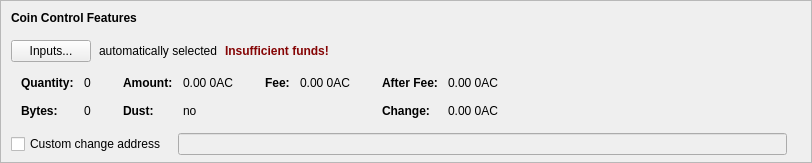
    <widget class="QFrame" name="frameCoinControl">
     <property name="sizePolicy">
      <sizepolicy hsizetype="Expanding" vsizetype="Expanding">
       <horstretch>0</horstretch>
       <verstretch>0</verstretch>
      </sizepolicy>
     </property>
     <property name="maximumSize">
      <size>
       <width>16777215</width>
       <height>16777215</height>
      </size>
     </property>
     <property name="frameShape">
      <enum>QFrame::StyledPanel</enum>
     </property>
     <property name="frameShadow">
      <enum>QFrame::Sunken</enum>
     </property>
     <layout class="QVBoxLayout" name="verticalLayoutCoinControl2">
      <property name="spacing">
       <number>0</number>
      </property>
      <property name="leftMargin">
       <number>0</number>
      </property>
      <property name="topMargin">
       <number>0</number>
      </property>
      <property name="rightMargin">
       <number>0</number>
      </property>
      <property name="bottomMargin">
       <number>6</number>
      </property>
      <item>
       <layout class="QVBoxLayout" name="verticalLayoutCoinControl" stretch="0,0,0,0,1">
        <property name="spacing">
         <number>0</number>
        </property>
        <property name="leftMargin">
         <number>10</number>
        </property>
        <property name="topMargin">
         <number>10</number>
        </property>
        <item>
         <layout class="QHBoxLayout" name="horizontalLayoutCoinControl1">
          <property name="bottomMargin">
           <number>15</number>
          </property>
          <item>
           <widget class="QLabel" name="labelCoinControlFeatures">
            <property name="sizePolicy">
             <sizepolicy hsizetype="Preferred" vsizetype="Maximum">
              <horstretch>0</horstretch>
              <verstretch>0</verstretch>
             </sizepolicy>
            </property>
            <property name="font">
             <font>
              <weight>75</weight>
              <bold>true</bold>
             </font>
            </property>
            <property name="styleSheet">
             <string notr="true">font-weight:bold;</string>
            </property>
            <property name="text">
             <string>Coin Control Features</string>
            </property>
           </widget>
          </item>
         </layout>
        </item>
        <item>
         <layout class="QHBoxLayout" name="horizontalLayoutCoinControl2" stretch="0,0,0,0">
          <property name="spacing">
           <number>8</number>
          </property>
          <property name="bottomMargin">
           <number>10</number>
          </property>
          <item>
           <widget class="QPushButton" name="pushButtonCoinControl">
            <property name="styleSheet">
             <string notr="true"/>
            </property>
            <property name="text">
             <string>Inputs...</string>
            </property>
            <property name="autoDefault">
             <bool>false</bool>
            </property>
           </widget>
          </item>
          <item>
           <widget class="QLabel" name="labelCoinControlAutomaticallySelected">
            <property name="text">
             <string>automatically selected</string>
            </property>
            <property name="margin">
             <number>5</number>
            </property>
           </widget>
          </item>
          <item>
           <widget class="QLabel" name="labelCoinControlInsuffFunds">
            <property name="font">
             <font>
              <weight>75</weight>
              <bold>true</bold>
             </font>
            </property>
            <property name="styleSheet">
             <string notr="true">color:#850505;font-weight:bold;</string>
            </property>
            <property name="text">
             <string>Insufficient funds!</string>
            </property>
            <property name="margin">
             <number>5</number>
            </property>
           </widget>
          </item>
          <item>
           <spacer name="horizontalSpacerCoinControl">
            <property name="orientation">
             <enum>Qt::Horizontal</enum>
            </property>
            <property name="sizeHint" stdset="0">
             <size>
              <width>40</width>
              <height>1</height>
             </size>
            </property>
           </spacer>
          </item>
         </layout>
        </item>
        <item>
         <widget class="QWidget" name="widgetCoinControl" native="true">
          <property name="sizePolicy">
           <sizepolicy hsizetype="Preferred" vsizetype="Preferred">
            <horstretch>0</horstretch>
            <verstretch>0</verstretch>
           </sizepolicy>
          </property>
          <property name="minimumSize">
           <size>
            <width>0</width>
            <height>0</height>
           </size>
          </property>
          <property name="styleSheet">
           <string notr="true"/>
          </property>
          <layout class="QHBoxLayout" name="horizontalLayoutCoinControl5">
           <property name="leftMargin">
            <number>0</number>
           </property>
           <property name="topMargin">
            <number>0</number>
           </property>
           <property name="rightMargin">
            <number>0</number>
           </property>
           <property name="bottomMargin">
            <number>0</number>
           </property>
           <item>
            <layout class="QHBoxLayout" name="horizontalLayoutCoinControl3" stretch="0,0,0,1">
             <property name="spacing">
              <number>20</number>
             </property>
             <property name="topMargin">
              <number>0</number>
             </property>
             <property name="bottomMargin">
              <number>10</number>
             </property>
             <item>
              <layout class="QFormLayout" name="formLayoutCoinControl1">
               <property name="horizontalSpacing">
                <number>10</number>
               </property>
               <property name="verticalSpacing">
                <number>14</number>
               </property>
               <property name="leftMargin">
                <number>10</number>
               </property>
               <property name="topMargin">
                <number>4</number>
               </property>
               <property name="rightMargin">
                <number>6</number>
               </property>
               <item row="0" column="0">
                <widget class="QLabel" name="labelCoinControlQuantityText">
                 <property name="font">
                  <font>
                   <weight>75</weight>
                   <bold>true</bold>
                  </font>
                 </property>
                 <property name="text">
                  <string>Quantity:</string>
                 </property>
                 <property name="margin">
                  <number>0</number>
                 </property>
                </widget>
               </item>
               <item row="0" column="1">
                <widget class="QLabel" name="labelCoinControlQuantity">
                 <property name="cursor">
                  <cursorShape>IBeamCursor</cursorShape>
                 </property>
                 <property name="contextMenuPolicy">
                  <enum>Qt::ActionsContextMenu</enum>
                 </property>
                 <property name="text">
                  <string notr="true">0</string>
                 </property>
                 <property name="margin">
                  <number>0</number>
                 </property>
                 <property name="textInteractionFlags">
                  <set>Qt::LinksAccessibleByMouse|Qt::TextSelectableByKeyboard|Qt::TextSelectableByMouse</set>
                 </property>
                </widget>
               </item>
               <item row="1" column="0">
                <widget class="QLabel" name="labelCoinControlBytesText">
                 <property name="font">
                  <font>
                   <weight>75</weight>
                   <bold>true</bold>
                  </font>
                 </property>
                 <property name="text">
                  <string>Bytes:</string>
                 </property>
                </widget>
               </item>
               <item row="1" column="1">
                <widget class="QLabel" name="labelCoinControlBytes">
                 <property name="cursor">
                  <cursorShape>IBeamCursor</cursorShape>
                 </property>
                 <property name="contextMenuPolicy">
                  <enum>Qt::ActionsContextMenu</enum>
                 </property>
                 <property name="text">
                  <string notr="true">0</string>
                 </property>
                 <property name="textInteractionFlags">
                  <set>Qt::LinksAccessibleByMouse|Qt::TextSelectableByKeyboard|Qt::TextSelectableByMouse</set>
                 </property>
                </widget>
               </item>
              </layout>
             </item>
             <item>
              <layout class="QFormLayout" name="formLayoutCoinControl2">
               <property name="horizontalSpacing">
                <number>10</number>
               </property>
               <property name="verticalSpacing">
                <number>14</number>
               </property>
               <property name="leftMargin">
                <number>6</number>
               </property>
               <property name="topMargin">
                <number>4</number>
               </property>
               <property name="rightMargin">
                <number>6</number>
               </property>
               <item row="0" column="0">
                <widget class="QLabel" name="labelCoinControlAmountText">
                 <property name="font">
                  <font>
                   <weight>75</weight>
                   <bold>true</bold>
                  </font>
                 </property>
                 <property name="text">
                  <string>Amount:</string>
                 </property>
                 <property name="margin">
                  <number>0</number>
                 </property>
                </widget>
               </item>
               <item row="0" column="1">
                <widget class="QLabel" name="labelCoinControlAmount">
                 <property name="cursor">
                  <cursorShape>IBeamCursor</cursorShape>
                 </property>
                 <property name="contextMenuPolicy">
                  <enum>Qt::ActionsContextMenu</enum>
                 </property>
                 <property name="text">
                  <string notr="true">0.00 0AC</string>
                 </property>
                 <property name="textInteractionFlags">
                  <set>Qt::LinksAccessibleByMouse|Qt::TextSelectableByKeyboard|Qt::TextSelectableByMouse</set>
                 </property>
                </widget>
               </item>
               <item row="1" column="0">
                <widget class="QLabel" name="labelCoinControlLowOutputText">
                 <property name="font">
                  <font>
                   <weight>75</weight>
                   <bold>true</bold>
                  </font>
                 </property>
                 <property name="text">
                  <string>Dust:</string>
                 </property>
                </widget>
               </item>
               <item row="1" column="1">
                <widget class="QLabel" name="labelCoinControlLowOutput">
                 <property name="cursor">
                  <cursorShape>IBeamCursor</cursorShape>
                 </property>
                 <property name="contextMenuPolicy">
                  <enum>Qt::ActionsContextMenu</enum>
                 </property>
                 <property name="text">
                  <string notr="true">no</string>
                 </property>
                 <property name="textInteractionFlags">
                  <set>Qt::LinksAccessibleByMouse|Qt::TextSelectableByKeyboard|Qt::TextSelectableByMouse</set>
                 </property>
                </widget>
               </item>
              </layout>
             </item>
             <item>
              <layout class="QFormLayout" name="formLayoutCoinControl3">
               <property name="horizontalSpacing">
                <number>10</number>
               </property>
               <property name="verticalSpacing">
                <number>14</number>
               </property>
               <property name="leftMargin">
                <number>6</number>
               </property>
               <property name="topMargin">
                <number>4</number>
               </property>
               <property name="rightMargin">
                <number>6</number>
               </property>
               <item row="0" column="0">
                <widget class="QLabel" name="labelCoinControlFeeText">
                 <property name="font">
                  <font>
                   <weight>75</weight>
                   <bold>true</bold>
                  </font>
                 </property>
                 <property name="text">
                  <string>Fee:</string>
                 </property>
                 <property name="margin">
                  <number>0</number>
                 </property>
                </widget>
               </item>
               <item row="0" column="1">
                <widget class="QLabel" name="labelCoinControlFee">
                 <property name="cursor">
                  <cursorShape>IBeamCursor</cursorShape>
                 </property>
                 <property name="contextMenuPolicy">
                  <enum>Qt::ActionsContextMenu</enum>
                 </property>
                 <property name="text">
                  <string notr="true">0.00 0AC</string>
                 </property>
                 <property name="textInteractionFlags">
                  <set>Qt::LinksAccessibleByMouse|Qt::TextSelectableByKeyboard|Qt::TextSelectableByMouse</set>
                 </property>
                </widget>
               </item>
              </layout>
             </item>
             <item>
              <layout class="QFormLayout" name="formLayoutCoinControl4">
               <property name="horizontalSpacing">
                <number>10</number>
               </property>
               <property name="verticalSpacing">
                <number>14</number>
               </property>
               <property name="leftMargin">
                <number>6</number>
               </property>
               <property name="topMargin">
                <number>4</number>
               </property>
               <property name="rightMargin">
                <number>6</number>
               </property>
               <item row="0" column="0">
                <widget class="QLabel" name="labelCoinControlAfterFeeText">
                 <property name="font">
                  <font>
                   <weight>75</weight>
                   <bold>true</bold>
                  </font>
                 </property>
                 <property name="text">
                  <string>After Fee:</string>
                 </property>
                 <property name="margin">
                  <number>0</number>
                 </property>
                </widget>
               </item>
               <item row="0" column="1">
                <widget class="QLabel" name="labelCoinControlAfterFee">
                 <property name="cursor">
                  <cursorShape>IBeamCursor</cursorShape>
                 </property>
                 <property name="contextMenuPolicy">
                  <enum>Qt::ActionsContextMenu</enum>
                 </property>
                 <property name="text">
                  <string notr="true">0.00 0AC</string>
                 </property>
                 <property name="textInteractionFlags">
                  <set>Qt::LinksAccessibleByMouse|Qt::TextSelectableByKeyboard|Qt::TextSelectableByMouse</set>
                 </property>
                </widget>
               </item>
               <item row="1" column="0">
                <widget class="QLabel" name="labelCoinControlChangeText">
                 <property name="font">
                  <font>
                   <weight>75</weight>
                   <bold>true</bold>
                  </font>
                 </property>
                 <property name="text">
                  <string>Change:</string>
                 </property>
                </widget>
               </item>
               <item row="1" column="1">
                <widget class="QLabel" name="labelCoinControlChange">
                 <property name="cursor">
                  <cursorShape>IBeamCursor</cursorShape>
                 </property>
                 <property name="contextMenuPolicy">
                  <enum>Qt::ActionsContextMenu</enum>
                 </property>
                 <property name="text">
                  <string notr="true">0.00 0AC</string>
                 </property>
                 <property name="textInteractionFlags">
                  <set>Qt::LinksAccessibleByMouse|Qt::TextSelectableByKeyboard|Qt::TextSelectableByMouse</set>
                 </property>
                </widget>
               </item>
              </layout>
             </item>
            </layout>
           </item>
          </layout>
         </widget>
        </item>
        <item>
         <layout class="QHBoxLayout" name="horizontalLayoutCoinControl4" stretch="0,0,0">
          <property name="spacing">
           <number>12</number>
          </property>
          <property name="sizeConstraint">
           <enum>QLayout::SetDefaultConstraint</enum>
          </property>
          <property name="topMargin">
           <number>5</number>
          </property>
          <property name="rightMargin">
           <number>5</number>
          </property>
          <item>
           <widget class="QCheckBox" name="checkBoxCoinControlChange">
            <property name="toolTip">
             <string>If this is activated, but the change address is empty or invalid, change will be sent to a newly generated address.</string>
            </property>
            <property name="text">
             <string>Custom change address</string>
            </property>
           </widget>
          </item>
          <item>
           <widget class="QValidatedLineEdit" name="lineEditCoinControlChange">
            <property name="enabled">
             <bool>false</bool>
            </property>
            <property name="sizePolicy">
             <sizepolicy hsizetype="Expanding" vsizetype="Fixed">
              <horstretch>0</horstretch>
              <verstretch>0</verstretch>
             </sizepolicy>
            </property>
           </widget>
          </item>
          <item>
           <widget class="QLabel" name="labelCoinControlChangeLabel">
            <property name="sizePolicy">
             <sizepolicy hsizetype="Preferred" vsizetype="Expanding">
              <horstretch>0</horstretch>
              <verstretch>0</verstretch>
             </sizepolicy>
            </property>
            <property name="minimumSize">
             <size>
              <width>0</width>
              <height>0</height>
             </size>
            </property>
            <property name="text">
             <string/>
            </property>
            <property name="margin">
             <number>3</number>
            </property>
           </widget>
          </item>
         </layout>
        </item>
        <item>
         <spacer name="verticalSpacerCoinControl">
          <property name="orientation">
           <enum>Qt::Vertical</enum>
          </property>
          <property name="sizeHint" stdset="0">
           <size>
            <width>800</width>
            <height>1</height>
           </size>
          </property>
         </spacer>
        </item>
       </layout>
      </item>
     </layout>
    </widget>
